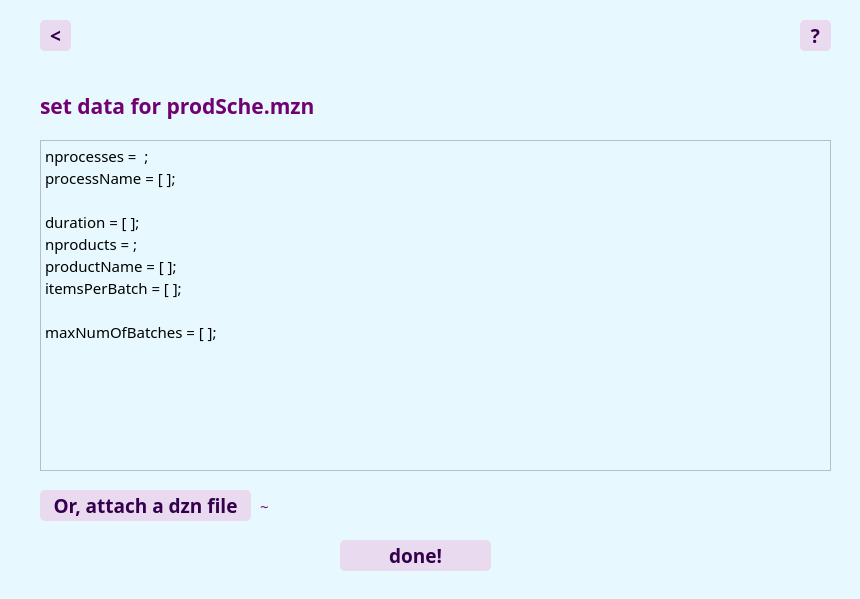
<?xml version="1.0" encoding="UTF-8"?>
<ui version="4.0">
 <class>prodScheDataForm</class>
 <widget class="QWidget" name="prodScheDataForm">
  <property name="geometry">
   <rect>
    <x>0</x>
    <y>0</y>
    <width>860</width>
    <height>599</height>
   </rect>
  </property>
  <property name="minimumSize">
   <size>
    <width>860</width>
    <height>599</height>
   </size>
  </property>
  <property name="maximumSize">
   <size>
    <width>860</width>
    <height>599</height>
   </size>
  </property>
  <property name="windowTitle">
   <string>set product data</string>
  </property>
  <property name="styleSheet">
   <string notr="true">background-color : rgb(231, 249, 255)</string>
  </property>
  <widget class="QLabel" name="logo">
   <property name="geometry">
    <rect>
     <x>360</x>
     <y>0</y>
     <width>101</width>
     <height>101</height>
    </rect>
   </property>
   <property name="sizePolicy">
    <sizepolicy hsizetype="Preferred" vsizetype="Preferred">
     <horstretch>0</horstretch>
     <verstretch>0</verstretch>
    </sizepolicy>
   </property>
   <property name="text">
    <string/>
   </property>
   <property name="pixmap">
    <pixmap>../resource/deliciaLogo100.png</pixmap>
   </property>
  </widget>
  <widget class="QLabel" name="title">
   <property name="geometry">
    <rect>
     <x>40</x>
     <y>90</y>
     <width>331</width>
     <height>31</height>
    </rect>
   </property>
   <property name="font">
    <font>
     <family>Calisto MT</family>
     <pointsize>16</pointsize>
     <weight>75</weight>
     <bold>true</bold>
    </font>
   </property>
   <property name="styleSheet">
    <string notr="true">color : rgb(113, 0, 113)</string>
   </property>
   <property name="text">
    <string>set data for prodSche.mzn</string>
   </property>
  </widget>
  <widget class="QPushButton" name="helpBtn">
   <property name="geometry">
    <rect>
     <x>800</x>
     <y>20</y>
     <width>31</width>
     <height>31</height>
    </rect>
   </property>
   <property name="font">
    <font>
     <family>Calisto MT</family>
     <pointsize>14</pointsize>
     <weight>75</weight>
     <bold>true</bold>
    </font>
   </property>
   <property name="styleSheet">
    <string notr="true">color:rgb(51, 0, 77);
background-color: rgb(234, 218, 240);
border-radius: 5;</string>
   </property>
   <property name="text">
    <string>?</string>
   </property>
  </widget>
  <widget class="QPushButton" name="backBtn">
   <property name="geometry">
    <rect>
     <x>40</x>
     <y>20</y>
     <width>31</width>
     <height>31</height>
    </rect>
   </property>
   <property name="font">
    <font>
     <family>Calisto MT</family>
     <pointsize>14</pointsize>
     <weight>75</weight>
     <bold>true</bold>
    </font>
   </property>
   <property name="styleSheet">
    <string notr="true">color:rgb(51, 0, 77);
background-color: rgb(234, 218, 240);
border-radius: 5;</string>
   </property>
   <property name="text">
    <string>&lt;</string>
   </property>
  </widget>
  <widget class="QTextEdit" name="textEdit">
   <property name="geometry">
    <rect>
     <x>40</x>
     <y>140</y>
     <width>791</width>
     <height>331</height>
    </rect>
   </property>
   <property name="font">
    <font>
     <family>Roboto Slab</family>
     <pointsize>11</pointsize>
    </font>
   </property>
   <property name="html">
    <string>&lt;!DOCTYPE HTML PUBLIC &quot;-//W3C//DTD HTML 4.0//EN&quot; &quot;http://www.w3.org/TR/REC-html40/strict.dtd&quot;&gt;
&lt;html&gt;&lt;head&gt;&lt;meta name=&quot;qrichtext&quot; content=&quot;1&quot; /&gt;&lt;style type=&quot;text/css&quot;&gt;
p, li { white-space: pre-wrap; }
&lt;/style&gt;&lt;/head&gt;&lt;body style=&quot; font-family:'Roboto Slab'; font-size:11pt; font-weight:400; font-style:normal;&quot;&gt;
&lt;p style=&quot; margin-top:0px; margin-bottom:0px; margin-left:0px; margin-right:0px; -qt-block-indent:0; text-indent:0px;&quot;&gt;nprocesses =  ;&lt;/p&gt;
&lt;p style=&quot; margin-top:0px; margin-bottom:0px; margin-left:0px; margin-right:0px; -qt-block-indent:0; text-indent:0px;&quot;&gt;processName = [ ];&lt;/p&gt;
&lt;p style=&quot;-qt-paragraph-type:empty; margin-top:0px; margin-bottom:0px; margin-left:0px; margin-right:0px; -qt-block-indent:0; text-indent:0px;&quot;&gt;&lt;br /&gt;&lt;/p&gt;
&lt;p style=&quot; margin-top:0px; margin-bottom:0px; margin-left:0px; margin-right:0px; -qt-block-indent:0; text-indent:0px;&quot;&gt;duration = [ ];&lt;/p&gt;
&lt;p style=&quot; margin-top:0px; margin-bottom:0px; margin-left:0px; margin-right:0px; -qt-block-indent:0; text-indent:0px;&quot;&gt;nproducts = ;&lt;/p&gt;
&lt;p style=&quot; margin-top:0px; margin-bottom:0px; margin-left:0px; margin-right:0px; -qt-block-indent:0; text-indent:0px;&quot;&gt;productName = [ ];&lt;/p&gt;
&lt;p style=&quot; margin-top:0px; margin-bottom:0px; margin-left:0px; margin-right:0px; -qt-block-indent:0; text-indent:0px;&quot;&gt;itemsPerBatch = [ ];&lt;/p&gt;
&lt;p style=&quot; margin-top:0px; margin-bottom:0px; margin-left:0px; margin-right:0px; -qt-block-indent:0; text-indent:0px;&quot;&gt;                         &lt;/p&gt;
&lt;p style=&quot; margin-top:0px; margin-bottom:0px; margin-left:0px; margin-right:0px; -qt-block-indent:0; text-indent:0px;&quot;&gt;maxNumOfBatches = [ ]; &lt;/p&gt;
&lt;p style=&quot;-qt-paragraph-type:empty; margin-top:0px; margin-bottom:0px; margin-left:0px; margin-right:0px; -qt-block-indent:0; text-indent:0px;&quot;&gt;&lt;br /&gt;&lt;/p&gt;&lt;/body&gt;&lt;/html&gt;</string>
   </property>
  </widget>
  <widget class="QPushButton" name="okBtn">
   <property name="geometry">
    <rect>
     <x>340</x>
     <y>540</y>
     <width>151</width>
     <height>31</height>
    </rect>
   </property>
   <property name="font">
    <font>
     <family>Calisto MT</family>
     <pointsize>14</pointsize>
     <weight>75</weight>
     <bold>true</bold>
    </font>
   </property>
   <property name="styleSheet">
    <string notr="true">color:rgb(51, 0, 77);
background-color: rgb(234, 218, 240);
border-radius: 5;</string>
   </property>
   <property name="text">
    <string>done!</string>
   </property>
  </widget>
  <widget class="QPushButton" name="attachBtn">
   <property name="geometry">
    <rect>
     <x>40</x>
     <y>490</y>
     <width>211</width>
     <height>31</height>
    </rect>
   </property>
   <property name="font">
    <font>
     <family>Calisto MT</family>
     <pointsize>14</pointsize>
     <weight>75</weight>
     <bold>true</bold>
    </font>
   </property>
   <property name="styleSheet">
    <string notr="true">color:rgb(51, 0, 77);
background-color: rgb(234, 218, 240);
border-radius: 5;</string>
   </property>
   <property name="text">
    <string>Or, attach a dzn file</string>
   </property>
  </widget>
  <widget class="QLabel" name="fileNameLabel">
   <property name="geometry">
    <rect>
     <x>260</x>
     <y>490</y>
     <width>561</width>
     <height>31</height>
    </rect>
   </property>
   <property name="font">
    <font>
     <family>Roboto Slab</family>
     <pointsize>11</pointsize>
     <weight>50</weight>
     <bold>false</bold>
    </font>
   </property>
   <property name="styleSheet">
    <string notr="true">color : rgb(113, 0, 113)</string>
   </property>
   <property name="text">
    <string>~</string>
   </property>
  </widget>
 </widget>
 <resources/>
 <connections/>
</ui>
